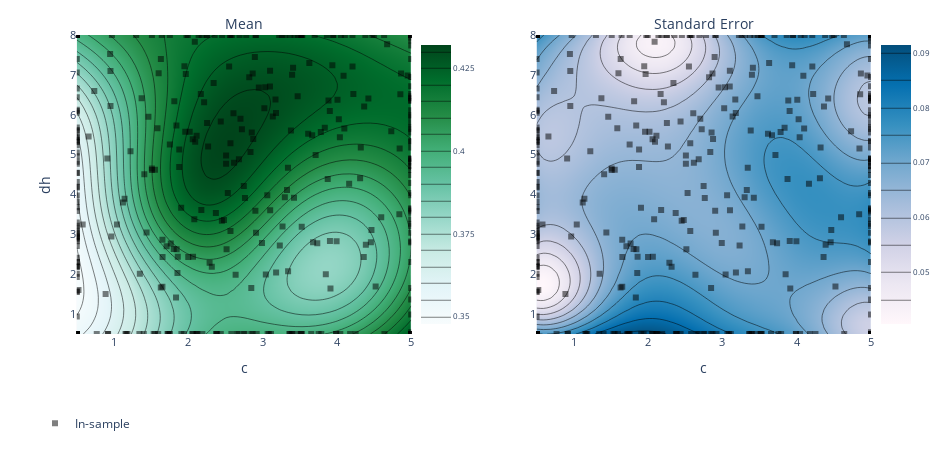

Notebook cell for this chart:
### Code cell
render(ax_client.get_contour_plot(param_x="c", param_y="dh"))

### Figure 1 — Plotly figure (JSON) as saved in the notebook; plotly's stock layout.template omitted (floating-point values rounded to 4 significant figures; data arrays with more than 128 entries replaced by an {"elided": "..."} marker saying what was removed)
{"data": [{"autocolorscale": false, "autocontour": true, "colorbar": {"tickfont": {"size": 8}, "ticksuffix": "", "x": 0.45, "y": 0.5}, "colorscale": [[0, "rgb(247,252,253)"], [0.125, "rgb(229,245,249)"], [0.25, "rgb(204,236,230)"], [0.375, "rgb(153,216,201)"], [0.5, "rgb(102,194,164)"], [0.625, "rgb(65,174,118)"], [0.75, "rgb(35,139,69)"], [0.875, "rgb(0,109,44)"], [1, "rgb(0,68,27)"]], "contours": {"coloring": "heatmap"}, "hoverinfo": "x+y+z", "ncontours": 25, "type": "contour", "x": [0.5, 0.5918, 0.6837, 0.7755, 0.8673, 0.9592, 1.051, 1.143, 1.235, 1.327, 1.418, 1.51, 1.602, 1.694, 1.786, 1.878, 1.969, 2.061, 2.153, 2.245, 2.337, 2.429, 2.52, 2.612, 2.704, 2.796, 2.888, 2.98, 3.071, 3.163, 3.255, 3.347, 3.439, 3.531, 3.622, 3.714, 3.806, 3.898, 3.99, 4.082, 4.173, 4.265, 4.357, 4.449, 4.541, 4.633, 4.724, 4.816, 4.908, 5], "xaxis": "x", "y": [0.5, 0.6531, 0.8061, 0.9592, 1.112, 1.265, 1.418, 1.571, 1.724, 1.878, 2.031, 2.184, 2.337, 2.49, 2.643, 2.796, 2.949, 3.102, 3.255, 3.408, 3.561, 3.714, 3.867, 4.02, 4.173, 4.327, 4.48, 4.633, 4.786, 4.939, 5.092, 5.245, 5.398, 5.551, 5.704, 5.857, 6.01, 6.163, 6.316, 6.469, 6.622, 6.776, 6.929, 7.082, 7.235, 7.388, 7.541, 7.694, 7.847, 8], "yaxis": "y", "z": {"elided": "50x50 float values"}, "zauto": true, "zmax": 0.432, "zmin": -0.432}, {"autocolorscale": false, "autocontour": true, "colorbar": {"tickfont": {"size": 8}, "ticksuffix": "", "x": 1, "y": 0.5}, "colorscale": [[0, "rgb(255,247,251)"], [0.1429, "rgb(236,231,242)"], [0.2857, "rgb(208,209,230)"], [0.4286, "rgb(166,189,219)"], [0.5714, "rgb(116,169,207)"], [0.7143, "rgb(54,144,192)"], [0.8571, "rgb(5,112,176)"], [1, "rgb(3,78,123)"]], "contours": {"coloring": "heatmap"}, "hoverinfo": "x+y+z", "ncontours": 25, "type": "contour", "x": [0.5, 0.5918, 0.6837, 0.7755, 0.8673, 0.9592, 1.051, 1.143, 1.235, 1.327, 1.418, 1.51, 1.602, 1.694, 1.786, 1.878, 1.969, 2.061, 2.153, 2.245, 2.337, 2.429, 2.52, 2.612, 2.704, 2.796, 2.888, 2.98, 3.071, 3.163, 3.255, 3.347, 3.439, 3.531, 3.622, 3.714, 3.806, 3.898, 3.99, 4.082, 4.173, 4.265, 4.357, 4.449, 4.541, 4.633, 4.724, 4.816, 4.908, 5], "xaxis": "x2", "y": [0.5, 0.6531, 0.8061, 0.9592, 1.112, 1.265, 1.418, 1.571, 1.724, 1.878, 2.031, 2.184, 2.337, 2.49, 2.643, 2.796, 2.949, 3.102, 3.255, 3.408, 3.561, 3.714, 3.867, 4.02, 4.173, 4.327, 4.48, 4.633, 4.786, 4.939, 5.092, 5.245, 5.398, 5.551, 5.704, 5.857, 6.01, 6.163, 6.316, 6.469, 6.622, 6.776, 6.929, 7.082, 7.235, 7.388, 7.541, 7.694, 7.847, 8], "yaxis": "y2", "z": {"elided": "50x50 float values"}}, {"hoverinfo": "text", "legendgroup": "In-sample", "marker": {"color": "black", "opacity": 0.5, "symbol": 1}, "mode": "markers", "name": "In-sample", "text": {"elided": "449 str values"}, "type": "scatter", "x": {"elided": "449 float values"}, "xaxis": "x", "y": {"elided": "449 float values"}, "yaxis": "y"}, {"hoverinfo": "text", "legendgroup": "In-sample", "marker": {"color": "black", "opacity": 0.5, "symbol": 1}, "mode": "markers", "name": "In-sample", "showlegend": false, "text": {"elided": "449 str values"}, "type": "scatter", "x": {"elided": "449 float values"}, "xaxis": "x2", "y": {"elided": "449 float values"}, "yaxis": "y2"}], "layout": {"annotations": [{"font": {"size": 14}, "showarrow": false, "text": "Mean", "x": 0.25, "xanchor": "center", "xref": "paper", "y": 1, "yanchor": "bottom", "yref": "paper"}, {"font": {"size": 14}, "showarrow": false, "text": "Standard Error", "x": 0.8, "xanchor": "center", "xref": "paper", "y": 1, "yanchor": "bottom", "yref": "paper"}], "autosize": false, "height": 450, "hovermode": "closest", "legend": {"orientation": "h", "x": 0, "y": -0.25}, "margin": {"b": 100, "l": 35, "pad": 0, "r": 35, "t": 35}, "width": 950, "xaxis": {"anchor": "y", "autorange": false, "domain": [0.05, 0.45], "exponentformat": "e", "range": [0.5, 5], "tickfont": {"size": 11}, "tickmode": "auto", "title": {"text": "c"}, "type": "linear"}, "xaxis2": {"anchor": "y2", "autorange": false, "domain": [0.6, 1], "exponentformat": "e", "range": [0.5, 5], "tickfont": {"size": 11}, "tickmode": "auto", "title": {"text": "c"}, "type": "linear"}, "yaxis": {"anchor": "x", "autorange": false, "domain": [0, 1], "exponentformat": "e", "range": [0.5, 8], "tickfont": {"size": 11}, "tickmode": "auto", "title": {"text": "dh"}, "type": "linear"}, "yaxis2": {"anchor": "x2", "autorange": false, "domain": [0, 1], "exponentformat": "e", "range": [0.5, 8], "tickfont": {"size": 11}, "tickmode": "auto", "type": "linear"}}}
